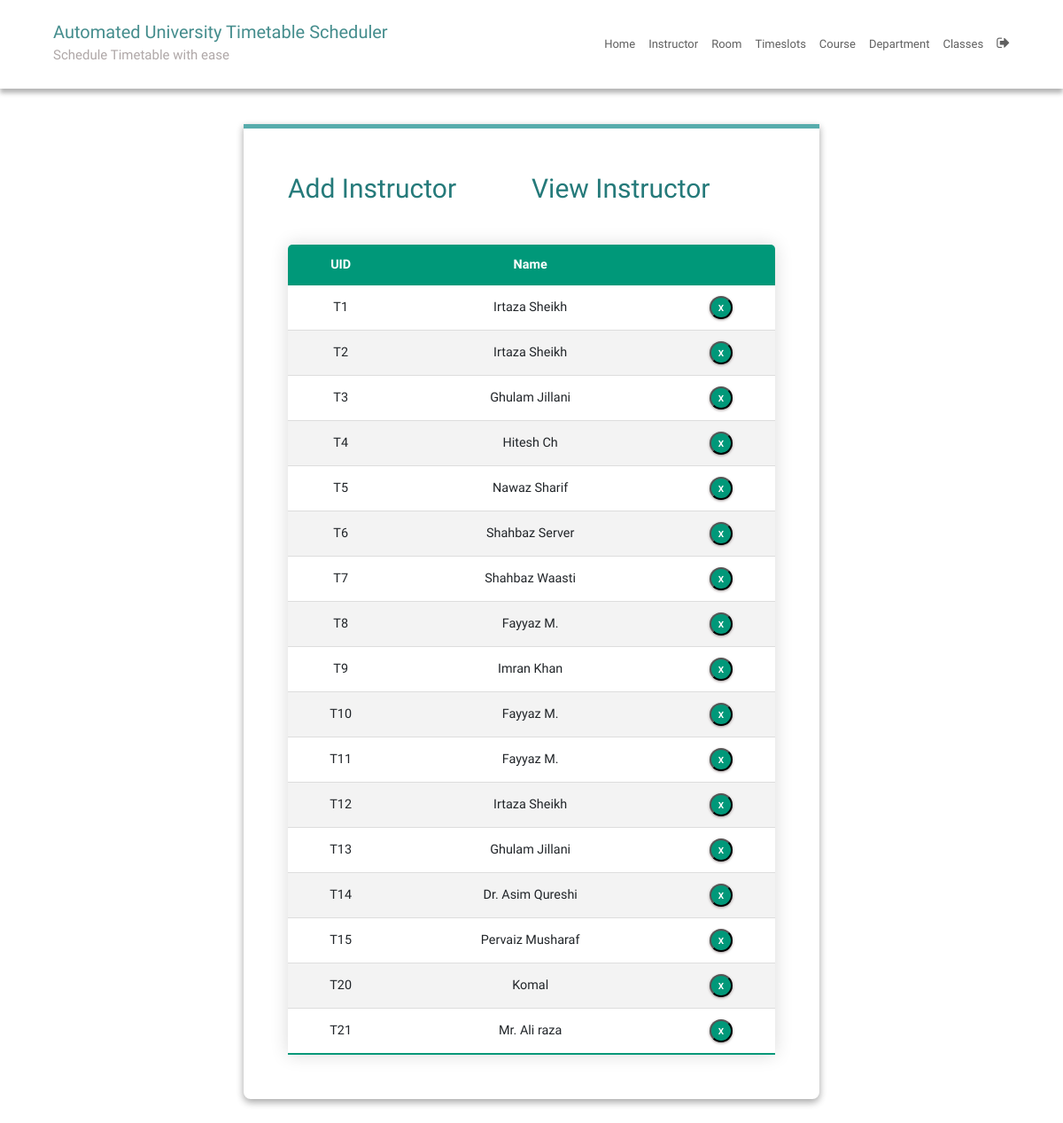
/instructorEdit/ (signed in), run on an earlier commit of the app's database.
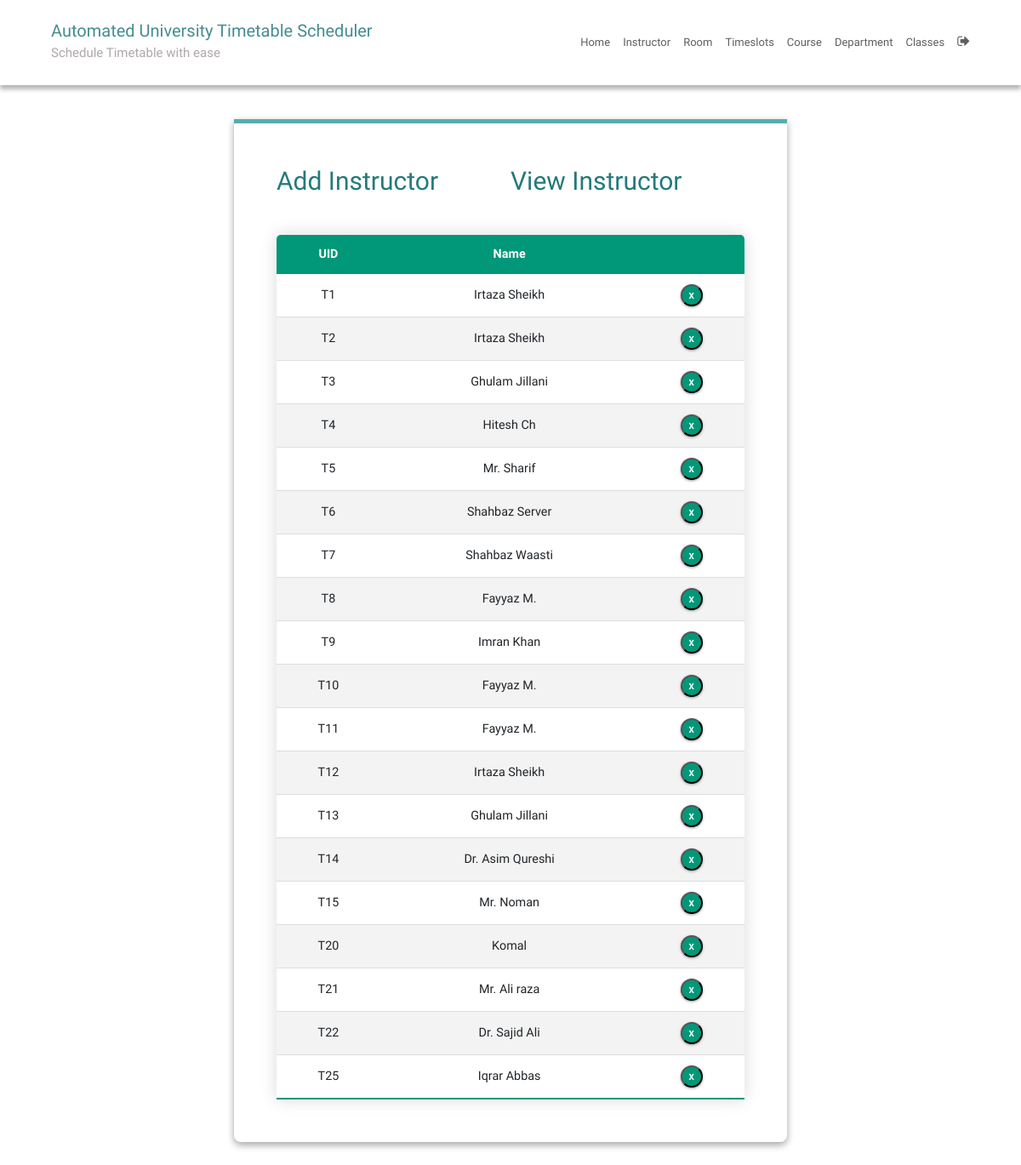
And on a later commit of the database.
### SchedulerApp/models.py (models this page shows, shortened)
class Instructor(models.Model):
    uid = models.CharField(max_length=6)
    name = models.CharField(max_length=25)

### SchedulerApp/views.py (the view)
# urls.py: path("instructorEdit/", instructorEdit, name="instructorEdit"),
@login_required
def instructorEdit(request):
    context = {"instructors": Instructor.objects.all()}
    return render(request, "instructorEdit.html", context)

### SchedulerApp/templatetags/index.py (called while the page is built)
@register.tag
def active(parser, token):
    args = token.split_contents()
    template_tag = args[0]
    if len(args) < 2:
        raise (template.TemplateSyntaxError, f'{template_tag} tag requires at least one argument')
    return NavSelectedNode(args[1:])

    def render(self, context):
        path = context['request'].path
        for p in self.patterns:
            pValue = template.Variable(p).resolve(context)
            if path == pValue:
                return 'active'
        return ''

### templates/instructorEdit.html (shortened to what this page needs)
{% extends 'base.html' %}
{% block content %}
{% load static %}
<fieldset class="fieldset">
  <div class="tablink">
    <a href="{% url 'instructorAdd'%}">
      <h1 onclick="openPage('new')" id="defaultOpen">Add Instructor</h1>
    </a>
    <h1 onclick="openPage('edit')" id="link_to_edit">View Instructor</h1>
  </div>
  <div class="tabcontent" id="edit">
    <table class="editTable">
      <thead>
        <tr class="table-headers">
          <th>UID</th>
          <th>Name</th>
          <th class="empty"></th>
        </tr>
      </thead>
      <tbody>
        {% for inst in instructors %}
        <tr>
          <td>{{inst.uid}}</td>
          <td>{{inst.name}}</td>
          <td class="empty">
            <form action="{% url 'deleteinstructor' inst.id %}" method="post">
              <input type="submit" value="X" class="cross">
            </form>
          </td>
        </tr>
        {% endfor %}
      </tbody>
    </table>
  </div>
</fieldset>
{% endblock %}

What changed in the data, as far as the page shows it:
changed Instructor: name "Nawaz Sharif" → "Mr. Sharif"
changed Instructor: name "Pervaiz Musharaf" → "Mr. Noman"
added Instructor: uid "T22", name "Dr. Sajid Ali"
added Instructor: uid "T25", name "Iqrar Abbas"
